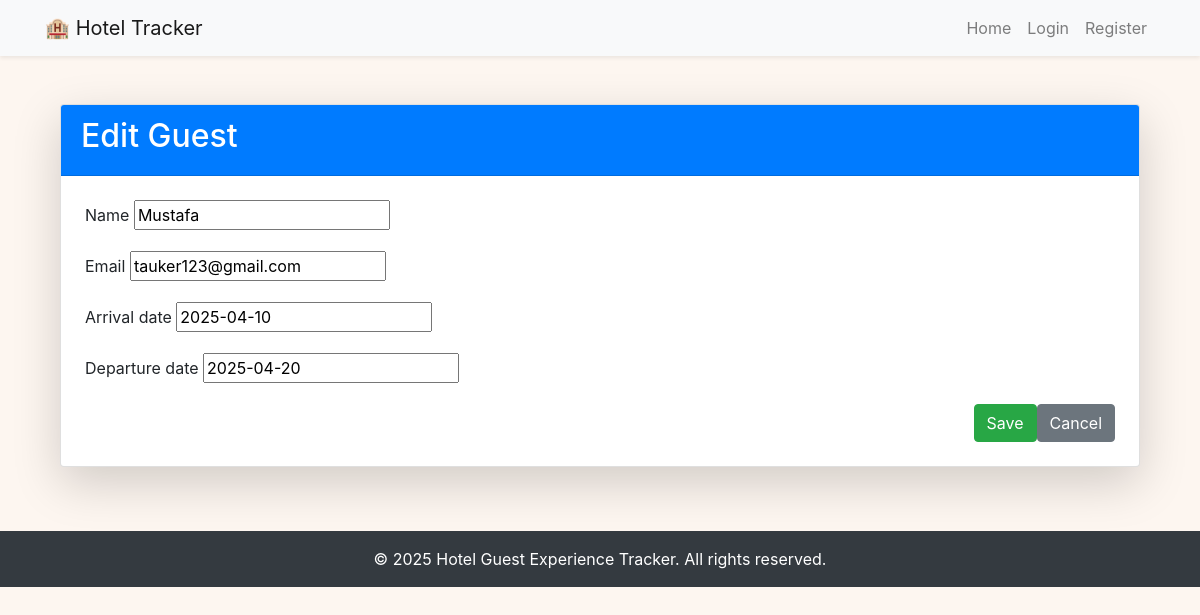
/guest/4/edit/, run on the app's committed database.
### tracker/models.py (models this page shows, shortened)
class Guest(models.Model):
    name = models.CharField(max_length=100)
    email = models.EmailField(unique=True)
    phone = models.CharField(max_length=20, blank=True)
    arrival_date = models.DateField()
    departure_date = models.DateField()

### tracker/views.py (the view)
# urls.py: path('guest/<int:pk>/edit/', views.guest_update, name='guest_update'),
def guest_update(request, pk):
    guest = get_object_or_404(Guest, pk=pk)
    if request.method == 'POST':
        form = GuestForm(request.POST, instance=guest)
        if form.is_valid():
            form.save()
            return redirect('guest_list')
    else:
        form = GuestForm(instance=guest)
    return render(request, 'tracker/guest_form.html', {'form': form})

### tracker/forms.py
class GuestForm(forms.ModelForm):
    class Meta:
        model = Guest
        fields = ['name', 'email', 'arrival_date', 'departure_date']

### tracker/templates/tracker/guest_form.html (shortened to what this page needs)
{% extends 'tracker/base.html' %}
{% block content %}
<div class="container mt-5">
    <div class="card shadow-lg">
        <div class="card-header bg-primary text-white">
            <h2>
                {% if form.instance.pk %}
                    Edit Guest
                {% else %}
                    Add New Guest
                {% endif %}
            </h2>
        </div>
        <div class="card-body p-4">
            <form method="post">
                {% for field in form %}
                    <div class="mb-3">
                        <label for="{{ field.id_for_label }}" class="form-label">{{ field.label }}</label>
                        {{ field }}
                    </div>
                {% endfor %}
                <div class="d-flex justify-content-end">
                    <button type="submit" class="btn btn-success me-2">Save</button>
                    <a href="{% url 'guest_list' %}" class="btn btn-secondary">Cancel</a>
                </div>
            </form>
        </div>
    </div>
</div>
{% endblock %}

### tracker/templates/tracker/base.html (style rules this page uses)
body { background-color: #fdf6f0; }
html { scroll-behavior: smooth; }

### data on the page
Guest: form "Mustafa" "tauker123@gmail.com" "2025-04-10" "2025-04-20"

### other printed values
{{ field.label }} "Name" "Email" "Arrival date" "Departure date"
